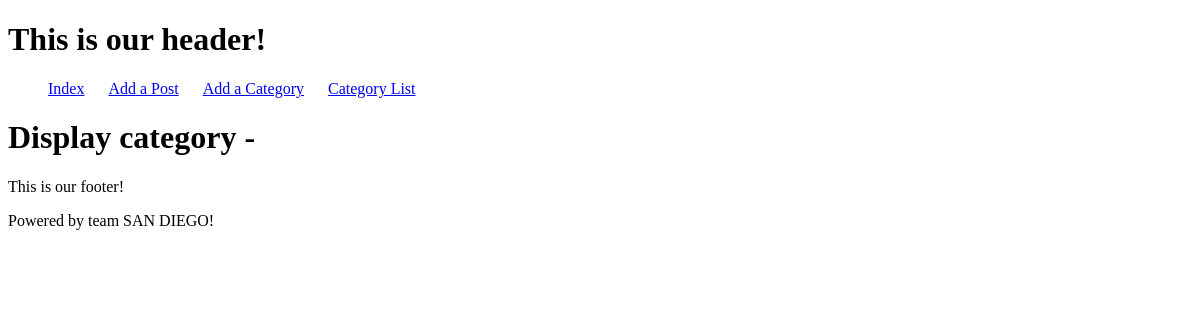
/category.php, run on an earlier commit of the app's database.
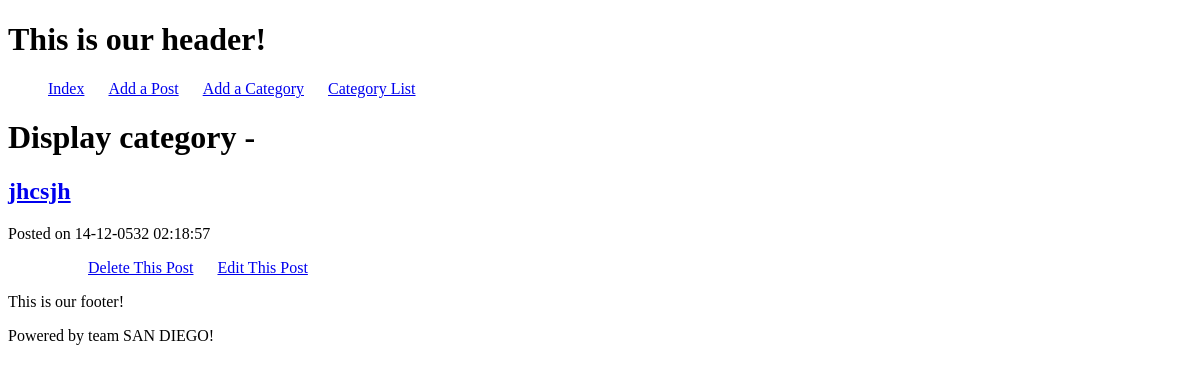
And on a later commit of the database.
### tables this page shows
CREATE TABLE IF NOT EXISTS `posts` (
  `id` int(11) NOT NULL,
  `title` varchar(255) NOT NULL,
  `article` text NOT NULL,
  `by` int(11) NOT NULL,
  `cat_id` int(11) NOT NULL,
  `date` int(11) NOT NULL
);

### category.php (called while the page is built, shortened)
<?php
require_once('resources/init.php');
$posts = get_posts(null, $_GET['id'], $db);
include_once DX_ROOT_DIR . 'views/templates/default_template.php';
?>

### resources/func/blog.php (called while the page is built, shortened)
<?php
function get_posts($id = null, $cat_id = null, $db)
{
    $query = "
            SELECT
                id, title, article, date, cat_id
            FROM posts";
    $query_params = array();
    try {
        $stmt = $db->prepare($query);
        $stmt->execute($query_params);
    } catch (PDOException $ex) {
        die("Failed to run query: " . $ex->getMessage());
    }
    $rows = $stmt->fetchAll();
    return $rows;
}
        ?>

### views/elements/category.php (the view)
<h1>Display category - <?php echo $categoryName ?></h1>
<?php foreach ($posts as $post): ?>
<h2><a href="index.php?id=<?php echo $post['id']?>"><?php echo htmlentities($post['title']) ?></a></h2>
<div>
    <p>
        Posted on <?php echo date('d-m-Y h:i:s', strtotime($post['date']))?>
    </p>
</div>
<menu>
    <ul>
        <li><a href="delete_post.php?id=<?=$post['id']?>">Delete This Post</a></li>
        <li><a href="edit_post.php?id=<?=$post['id']?>">Edit This Post</a></li>
    </ul>
</menu>
<?php endforeach; ?>

What changed in the data, as far as the page shows it:
added posts: title "jhcsjh", date "14-12-0532 02:18:57"
